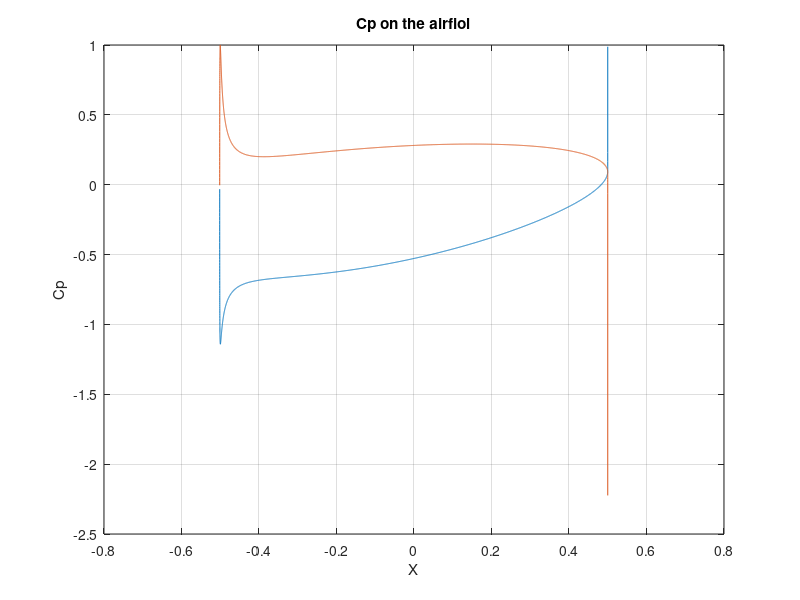
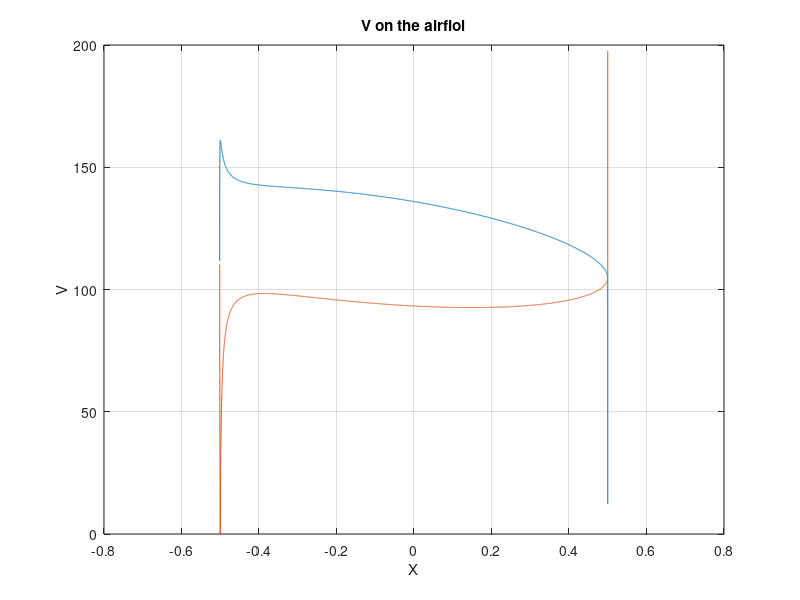
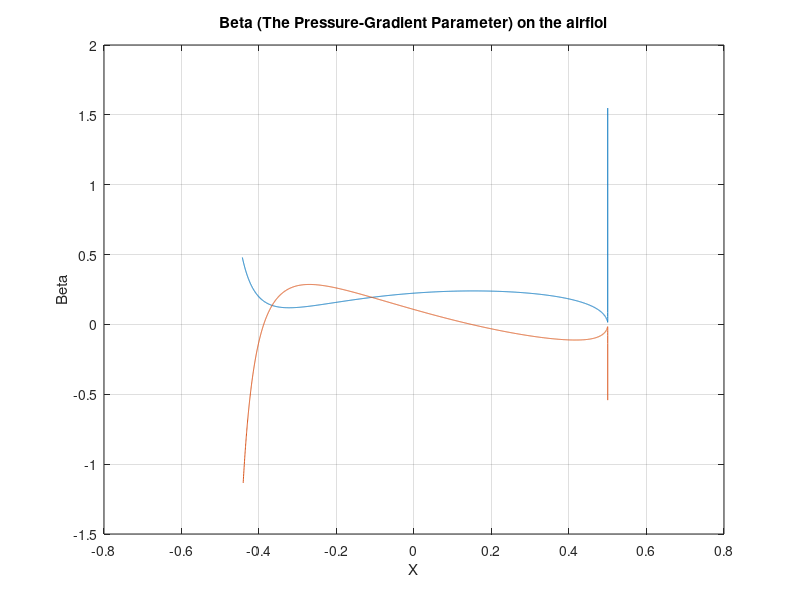
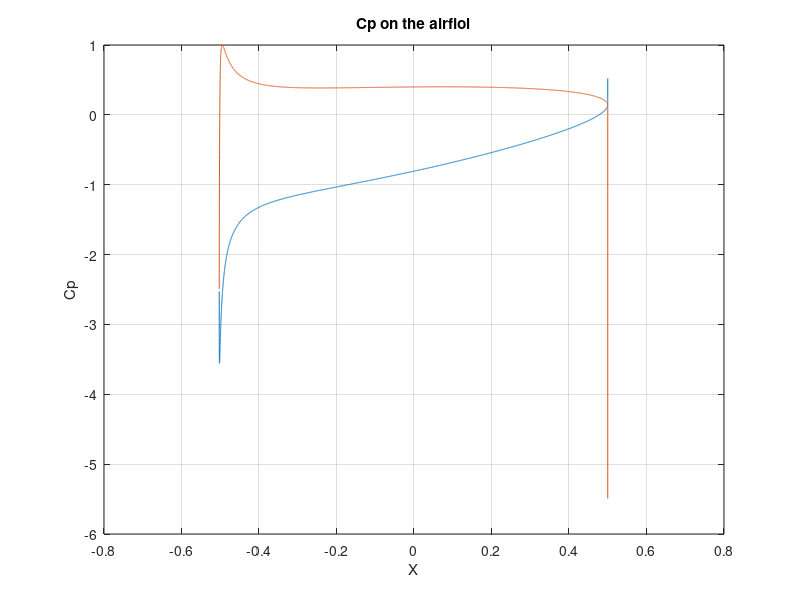

MATLAB code to generate these figures, in order:
clc 
clear all 
close all
%% Constants
Uinf = 110;
c = 1;
b=c/4;
alpha = [2 5 10 12];
Chmax = [0.04 0.05 0.06 0.07];
thmax = [0.05  0.07 0.1 0.12];

alpha=alpha.*(pi/180);  % Converting alpha into radians

% The four different cases
for Ca=1:4
    
    e=thmax(Ca)/1.3;
    beta=2*Chmax(Ca);
    a=b*(1+e)./cos(beta);
    x0=-b*e;
    y0=a*beta;
    
    theta_up = [0.0001:0.001:pi];
    theta_down = -theta_up;
    
    r_up = b.*(1+e.*(1-cos(theta_up))+beta.*sin(theta_up));
    r_down = b.*(1+e.*(1-cos(theta_down))+beta.*sin(theta_down));
    
    X_up = r_up.*cos(theta_up);
    X_down = r_down.*cos(theta_down);
    X_up_dash = X_up-x0;
    X_down_dash = X_down-x0;
    
    Y_up = r_up.*sin(theta_up);
    Y_down = r_down.*sin(theta_down);
    Y_up_dash = Y_up-y0;
    Y_down_dash = Y_down-y0;
    
    theta_up_dash = atan2(Y_up_dash,X_up_dash);
    theta_down_dash = atan2(Y_down_dash,X_down_dash);
    
    X1_up = X_up+((b^2*X_up)./(X_up.^2+Y_up.^2));
    X1_down = X_down+((b^2*X_down)./(X_down.^2+Y_down.^2));
    
    v_theta_up_dash = (-2*Uinf).*(sin(theta_up_dash-alpha(Ca))+sin(alpha(Ca)+beta));
    v_theta_down_dash = (-2*Uinf).*(sin(theta_down_dash-alpha(Ca))+sin(alpha(Ca)+beta));
    V1_up = sqrt(((v_theta_up_dash).^2)./(1-(2*(b^2./(r_up.^2)).*cos(2*theta_up))+(b^4./(r_up.^4))));
    V1_down = sqrt(((v_theta_down_dash).^2)./(1-(2*(b^2./(r_down.^2)).*cos(2*theta_down))+(b^4./(r_down.^4))));
    cp_up = 1-(V1_up/Uinf).^2;
    cp_down = 1-(V1_down/Uinf).^2;
    
    %% Ploting
    figure
    plot(X1_up,cp_up); % the upper face
    hold on;
    plot(X1_down,cp_down); % the bottom face
    grid on;
    title('Cp on the airfiol');
    ylabel('Cp');
    xlabel('X');
    hold off
    figure
    plot(X1_up,V1_up); % the upper face
    hold on;
    plot(X1_down,V1_down); % the bottom face
    grid on;
    title('V on the airfiol');
    ylabel('V');
    xlabel('X');
   hold off

F_up(1)=0;
dV_up_mid(1)=0;
V1_up_mid(1)=0;
F_up_mid(1)=0;
beta_up(1)=0;

F_down(1)=0;
dV_down_mid(1)=0;
V1_down_mid(1)=0;
F_down_mid(1)=0;
beta_down(1)=0;

for i=1:length(V1_up)-1
    
    ds_up=sqrt(((X1_up(i+1)-X1_up(i))^2)+((Y_up(i+1)-Y_up(i))^2));
    
    F_up(i+1)=0.5*(V1_up(i)+V1_up(i+1))*(ds_up)+F_up(i);

    dV_up_mid(i+1)=(V1_up(i+1)-V1_up(i))/(ds_up);

    V1_up_mid(i+1)=0.5*(V1_up(i)+V1_up(i+1));
   
    F_up_mid(i+1)=0.5*(F_up(i)+F_up(i+1));

    beta_up(i+1)=2.*dV_up_mid(i).*F_up_mid(i)./(V1_up_mid(i)^2);

    ds_down=sqrt(((X1_down(i+1)-X1_down(i))^2)+((Y_down(i+1)-Y_down(i))^2));
  
    F_down(i+1)=0.5*(V1_down(i)+V1_down(i+1))*(ds_down)+F_down(i);

    dV_down_mid(i+1)=(V1_down(i+1)-V1_down(i))/(ds_down);

    V1_down_mid(i+1)=0.5*(V1_down(i)+V1_down(i+1));
   
    F_down_mid(i+1)=0.5*(F_down(i)+F_down(i+1));

    beta_down(i+1)=2.*dV_down_mid(i).*F_down_mid(i)./(V1_down_mid(i)^2);

end

    figure

    plot(X1_up(1:2650),beta_up(1:2650));
    hold on;
    plot(X1_down(1:2650),beta_down(1:2650)); % the bottom face
    grid on;
    title('Beta (The Pressure-Gradient Parameter) on the airfiol');
    ylabel('Beta');
    xlabel('X');
    hold off


end